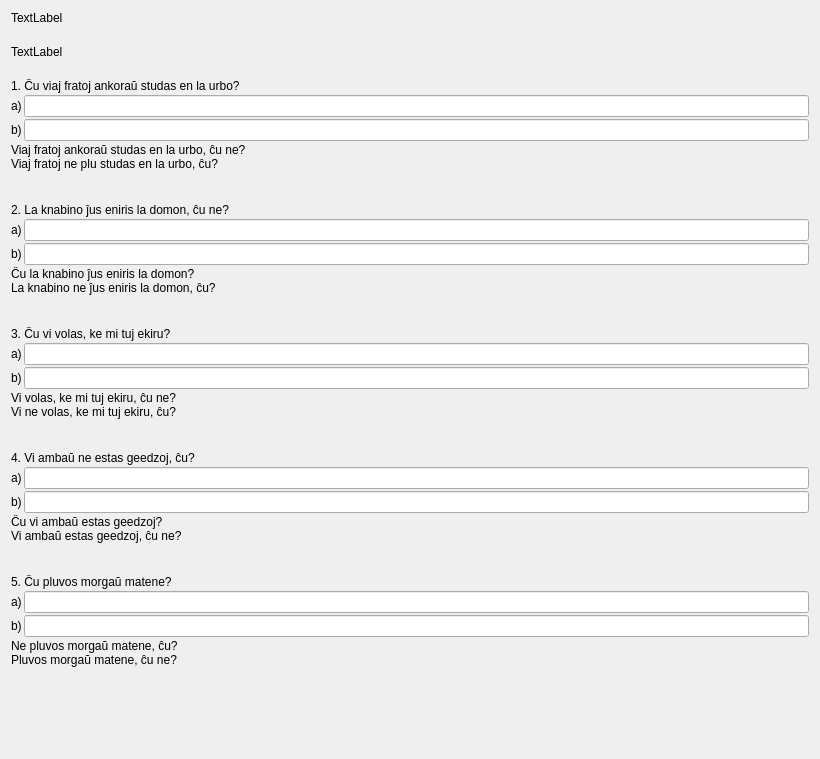
         <widget class="QWidget" name="scrollAreaWidgetContents_9">
          <property name="geometry">
           <rect>
            <x>0</x>
            <y>-59</y>
            <width>820</width>
            <height>759</height>
           </rect>
          </property>
          <layout class="QVBoxLayout" name="verticalLayout_46">
           <property name="spacing">
            <number>20</number>
           </property>
           <item>
            <widget class="titolo" name="Lec11_Label10">
             <property name="sizePolicy">
              <sizepolicy hsizetype="Preferred" vsizetype="Maximum">
               <horstretch>0</horstretch>
               <verstretch>0</verstretch>
              </sizepolicy>
             </property>
             <property name="text">
              <string>TextLabel</string>
             </property>
            </widget>
           </item>
           <item>
            <layout class="QVBoxLayout" name="verticalLayout_91">
             <item>
              <widget class="QLabel" name="Lec11_Label1">
               <property name="sizePolicy">
                <sizepolicy hsizetype="Preferred" vsizetype="Maximum">
                 <horstretch>0</horstretch>
                 <verstretch>0</verstretch>
                </sizepolicy>
               </property>
               <property name="text">
                <string>TextLabel</string>
               </property>
               <property name="alignment">
                <set>Qt::AlignBottom|Qt::AlignLeading|Qt::AlignLeft</set>
               </property>
               <property name="wordWrap">
                <bool>true</bool>
               </property>
              </widget>
             </item>
             <item>
              <layout class="QVBoxLayout" name="verticalLayout_36">
               <property name="spacing">
                <number>2</number>
               </property>
               <property name="bottomMargin">
                <number>12</number>
               </property>
               <item>
                <widget class="QLabel" name="label_74">
                 <property name="text">
                  <string>1. Ĉu viaj fratoj ankoraŭ studas en la urbo?</string>
                 </property>
                 <property name="alignment">
                  <set>Qt::AlignBottom|Qt::AlignLeading|Qt::AlignLeft</set>
                 </property>
                 <property name="wordWrap">
                  <bool>true</bool>
                 </property>
                 <property name="lingvo" stdset="0">
                  <string>eo</string>
                 </property>
                </widget>
               </item>
               <item>
                <layout class="QHBoxLayout" name="horizontalLayout_143">
                 <item>
                  <widget class="QLabel" name="label_179">
                   <property name="sizePolicy">
                    <sizepolicy hsizetype="Maximum" vsizetype="Preferred">
                     <horstretch>0</horstretch>
                     <verstretch>0</verstretch>
                    </sizepolicy>
                   </property>
                   <property name="text">
                    <string>a)</string>
                   </property>
                   <property name="buddy">
                    <cstring>lineEdit</cstring>
                   </property>
                   <property name="lingvo" stdset="0">
                    <string>eo</string>
                   </property>
                  </widget>
                 </item>
                 <item>
                  <widget class="cx_edit" name="lineEdit">
                   <property name="sizePolicy">
                    <sizepolicy hsizetype="Preferred" vsizetype="Preferred">
                     <horstretch>0</horstretch>
                     <verstretch>0</verstretch>
                    </sizepolicy>
                   </property>
                  </widget>
                 </item>
                </layout>
               </item>
               <item>
                <layout class="QHBoxLayout" name="horizontalLayout_144">
                 <item>
                  <widget class="QLabel" name="label_180">
                   <property name="sizePolicy">
                    <sizepolicy hsizetype="Maximum" vsizetype="Preferred">
                     <horstretch>0</horstretch>
                     <verstretch>0</verstretch>
                    </sizepolicy>
                   </property>
                   <property name="text">
                    <string>b)</string>
                   </property>
                   <property name="buddy">
                    <cstring>lineEdit_2</cstring>
                   </property>
                   <property name="lingvo" stdset="0">
                    <string>eo</string>
                   </property>
                  </widget>
                 </item>
                 <item>
                  <widget class="cx_edit" name="lineEdit_2">
                   <property name="sizePolicy">
                    <sizepolicy hsizetype="Preferred" vsizetype="Preferred">
                     <horstretch>0</horstretch>
                     <verstretch>0</verstretch>
                    </sizepolicy>
                   </property>
                  </widget>
                 </item>
                </layout>
               </item>
               <item>
                <widget class="korekta" name="label">
                 <property name="text">
                  <string>Viaj fratoj ankoraŭ studas en la urbo, ĉu ne? 
Viaj fratoj ne plu studas en la urbo, ĉu?</string>
                 </property>
                </widget>
               </item>
              </layout>
             </item>
             <item>
              <layout class="QVBoxLayout" name="verticalLayout_37">
               <property name="spacing">
                <number>2</number>
               </property>
               <property name="bottomMargin">
                <number>12</number>
               </property>
               <item>
                <widget class="QLabel" name="label_75">
                 <property name="text">
                  <string>2. La knabino ĵus eniris la domon, ĉu ne?</string>
                 </property>
                 <property name="alignment">
                  <set>Qt::AlignBottom|Qt::AlignLeading|Qt::AlignLeft</set>
                 </property>
                 <property name="wordWrap">
                  <bool>true</bool>
                 </property>
                 <property name="lingvo" stdset="0">
                  <string>eo</string>
                 </property>
                </widget>
               </item>
               <item>
                <layout class="QHBoxLayout" name="horizontalLayout_145">
                 <item>
                  <widget class="QLabel" name="label_181">
                   <property name="sizePolicy">
                    <sizepolicy hsizetype="Maximum" vsizetype="Preferred">
                     <horstretch>0</horstretch>
                     <verstretch>0</verstretch>
                    </sizepolicy>
                   </property>
                   <property name="text">
                    <string>a)</string>
                   </property>
                   <property name="buddy">
                    <cstring>lineEdit_3</cstring>
                   </property>
                   <property name="lingvo" stdset="0">
                    <string>eo</string>
                   </property>
                  </widget>
                 </item>
                 <item>
                  <widget class="cx_edit" name="lineEdit_3">
                   <property name="sizePolicy">
                    <sizepolicy hsizetype="Preferred" vsizetype="Preferred">
                     <horstretch>0</horstretch>
                     <verstretch>0</verstretch>
                    </sizepolicy>
                   </property>
                  </widget>
                 </item>
                </layout>
               </item>
               <item>
                <layout class="QHBoxLayout" name="horizontalLayout_146">
                 <item>
                  <widget class="QLabel" name="label_182">
                   <property name="sizePolicy">
                    <sizepolicy hsizetype="Maximum" vsizetype="Preferred">
                     <horstretch>0</horstretch>
                     <verstretch>0</verstretch>
                    </sizepolicy>
                   </property>
                   <property name="text">
                    <string>b)</string>
                   </property>
                   <property name="buddy">
                    <cstring>lineEdit_4</cstring>
                   </property>
                   <property name="lingvo" stdset="0">
                    <string>eo</string>
                   </property>
                  </widget>
                 </item>
                 <item>
                  <widget class="cx_edit" name="lineEdit_4">
                   <property name="sizePolicy">
                    <sizepolicy hsizetype="Preferred" vsizetype="Preferred">
                     <horstretch>0</horstretch>
                     <verstretch>0</verstretch>
                    </sizepolicy>
                   </property>
                  </widget>
                 </item>
                </layout>
               </item>
               <item>
                <widget class="korekta" name="label_2">
                 <property name="text">
                  <string>Ĉu la knabino ĵus eniris la domon? 
La knabino ne ĵus eniris la domon, ĉu?</string>
                 </property>
                </widget>
               </item>
              </layout>
             </item>
             <item>
              <layout class="QVBoxLayout" name="verticalLayout_38">
               <property name="spacing">
                <number>2</number>
               </property>
               <property name="bottomMargin">
                <number>12</number>
               </property>
               <item>
                <widget class="QLabel" name="label_76">
                 <property name="text">
                  <string>3. Ĉu vi volas, ke mi tuj ekiru?</string>
                 </property>
                 <property name="alignment">
                  <set>Qt::AlignBottom|Qt::AlignLeading|Qt::AlignLeft</set>
                 </property>
                 <property name="wordWrap">
                  <bool>true</bool>
                 </property>
                 <property name="lingvo" stdset="0">
                  <string>eo</string>
                 </property>
                </widget>
               </item>
               <item>
                <layout class="QHBoxLayout" name="horizontalLayout_147">
                 <item>
                  <widget class="QLabel" name="label_183">
                   <property name="sizePolicy">
                    <sizepolicy hsizetype="Maximum" vsizetype="Preferred">
                     <horstretch>0</horstretch>
                     <verstretch>0</verstretch>
                    </sizepolicy>
                   </property>
                   <property name="text">
                    <string>a)</string>
                   </property>
                   <property name="buddy">
                    <cstring>lineEdit_5</cstring>
                   </property>
                   <property name="lingvo" stdset="0">
                    <string>eo</string>
                   </property>
                  </widget>
                 </item>
                 <item>
                  <widget class="cx_edit" name="lineEdit_5">
                   <property name="sizePolicy">
                    <sizepolicy hsizetype="Preferred" vsizetype="Preferred">
                     <horstretch>0</horstretch>
                     <verstretch>0</verstretch>
                    </sizepolicy>
                   </property>
                  </widget>
                 </item>
                </layout>
               </item>
               <item>
                <layout class="QHBoxLayout" name="horizontalLayout_148">
                 <item>
                  <widget class="QLabel" name="label_184">
                   <property name="sizePolicy">
                    <sizepolicy hsizetype="Maximum" vsizetype="Preferred">
                     <horstretch>0</horstretch>
                     <verstretch>0</verstretch>
                    </sizepolicy>
                   </property>
                   <property name="text">
                    <string>b)</string>
                   </property>
                   <property name="buddy">
                    <cstring>lineEdit_6</cstring>
                   </property>
                   <property name="lingvo" stdset="0">
                    <string>eo</string>
                   </property>
                  </widget>
                 </item>
                 <item>
                  <widget class="cx_edit" name="lineEdit_6">
                   <property name="sizePolicy">
                    <sizepolicy hsizetype="Preferred" vsizetype="Preferred">
                     <horstretch>0</horstretch>
                     <verstretch>0</verstretch>
                    </sizepolicy>
                   </property>
                  </widget>
                 </item>
                </layout>
               </item>
               <item>
                <widget class="korekta" name="label_3">
                 <property name="text">
                  <string>Vi volas, ke mi tuj ekiru, ĉu ne? 
Vi ne volas, ke mi tuj ekiru, ĉu?</string>
                 </property>
                </widget>
               </item>
              </layout>
             </item>
             <item>
              <layout class="QVBoxLayout" name="verticalLayout_39">
               <property name="spacing">
                <number>2</number>
               </property>
               <property name="bottomMargin">
                <number>12</number>
               </property>
               <item>
                <widget class="QLabel" name="label_77">
                 <property name="text">
                  <string>4. Vi ambaŭ ne estas geedzoj, ĉu?</string>
                 </property>
                 <property name="alignment">
                  <set>Qt::AlignBottom|Qt::AlignLeading|Qt::AlignLeft</set>
                 </property>
                 <property name="wordWrap">
                  <bool>true</bool>
                 </property>
                 <property name="lingvo" stdset="0">
                  <string>eo</string>
                 </property>
                </widget>
               </item>
               <item>
                <layout class="QHBoxLayout" name="horizontalLayout_149">
                 <item>
                  <widget class="QLabel" name="label_185">
                   <property name="sizePolicy">
                    <sizepolicy hsizetype="Maximum" vsizetype="Preferred">
                     <horstretch>0</horstretch>
                     <verstretch>0</verstretch>
                    </sizepolicy>
                   </property>
                   <property name="text">
                    <string>a)</string>
                   </property>
                   <property name="buddy">
                    <cstring>lineEdit_7</cstring>
                   </property>
                   <property name="lingvo" stdset="0">
                    <string>eo</string>
                   </property>
                  </widget>
                 </item>
                 <item>
                  <widget class="cx_edit" name="lineEdit_7">
                   <property name="sizePolicy">
                    <sizepolicy hsizetype="Preferred" vsizetype="Preferred">
                     <horstretch>0</horstretch>
                     <verstretch>0</verstretch>
                    </sizepolicy>
                   </property>
                  </widget>
                 </item>
                </layout>
               </item>
               <item>
                <layout class="QHBoxLayout" name="horizontalLayout_150">
                 <item>
                  <widget class="QLabel" name="label_186">
                   <property name="sizePolicy">
                    <sizepolicy hsizetype="Maximum" vsizetype="Preferred">
                     <horstretch>0</horstretch>
                     <verstretch>0</verstretch>
                    </sizepolicy>
                   </property>
                   <property name="text">
                    <string>b)</string>
                   </property>
                   <property name="buddy">
                    <cstring>lineEdit_8</cstring>
                   </property>
                   <property name="lingvo" stdset="0">
                    <string>eo</string>
                   </property>
                  </widget>
                 </item>
                 <item>
                  <widget class="cx_edit" name="lineEdit_8">
                   <property name="sizePolicy">
                    <sizepolicy hsizetype="Preferred" vsizetype="Preferred">
                     <horstretch>0</horstretch>
                     <verstretch>0</verstretch>
                    </sizepolicy>
                   </property>
                  </widget>
                 </item>
                </layout>
               </item>
               <item>
                <widget class="korekta" name="label_4">
                 <property name="text">
                  <string>Ĉu vi ambaŭ estas geedzoj? 
Vi ambaŭ estas geedzoj, ĉu ne?</string>
                 </property>
                </widget>
               </item>
              </layout>
             </item>
             <item>
              <layout class="QVBoxLayout" name="verticalLayout_40">
               <property name="spacing">
                <number>2</number>
               </property>
               <property name="bottomMargin">
                <number>12</number>
               </property>
               <item>
                <widget class="QLabel" name="label_78">
                 <property name="text">
                  <string>5. Ĉu pluvos morgaŭ matene?</string>
                 </property>
                 <property name="alignment">
                  <set>Qt::AlignBottom|Qt::AlignLeading|Qt::AlignLeft</set>
                 </property>
                 <property name="wordWrap">
                  <bool>true</bool>
                 </property>
                 <property name="lingvo" stdset="0">
                  <string>eo</string>
                 </property>
                </widget>
               </item>
               <item>
                <layout class="QHBoxLayout" name="horizontalLayout_151">
                 <item>
                  <widget class="QLabel" name="label_187">
                   <property name="sizePolicy">
                    <sizepolicy hsizetype="Maximum" vsizetype="Preferred">
                     <horstretch>0</horstretch>
                     <verstretch>0</verstretch>
                    </sizepolicy>
                   </property>
                   <property name="text">
                    <string>a)</string>
                   </property>
                   <property name="buddy">
                    <cstring>lineEdit_9</cstring>
                   </property>
                   <property name="lingvo" stdset="0">
                    <string>eo</string>
                   </property>
                  </widget>
                 </item>
                 <item>
                  <widget class="cx_edit" name="lineEdit_9">
                   <property name="sizePolicy">
                    <sizepolicy hsizetype="Preferred" vsizetype="Preferred">
                     <horstretch>0</horstretch>
                     <verstretch>0</verstretch>
                    </sizepolicy>
                   </property>
                  </widget>
                 </item>
                </layout>
               </item>
               <item>
                <layout class="QHBoxLayout" name="horizontalLayout_152">
                 <item>
                  <widget class="QLabel" name="label_188">
                   <property name="sizePolicy">
                    <sizepolicy hsizetype="Maximum" vsizetype="Preferred">
                     <horstretch>0</horstretch>
                     <verstretch>0</verstretch>
                    </sizepolicy>
                   </property>
                   <property name="text">
                    <string>b)</string>
                   </property>
                   <property name="buddy">
                    <cstring>lineEdit_10</cstring>
                   </property>
                   <property name="lingvo" stdset="0">
                    <string>eo</string>
                   </property>
                  </widget>
                 </item>
                 <item>
                  <widget class="cx_edit" name="lineEdit_10">
                   <property name="sizePolicy">
                    <sizepolicy hsizetype="Preferred" vsizetype="Preferred">
                     <horstretch>0</horstretch>
                     <verstretch>0</verstretch>
                    </sizepolicy>
                   </property>
                  </widget>
                 </item>
                </layout>
               </item>
               <item>
                <widget class="korekta" name="label_5">
                 <property name="text">
                  <string>Ne pluvos morgaŭ matene, ĉu? 
Pluvos morgaŭ matene, ĉu ne?</string>
                 </property>
                </widget>
               </item>
              </layout>
             </item>
            </layout>
           </item>
           <item alignment="Qt::AlignHCenter">
            <widget class="sendujo" name="frame">
             <property name="frameShape">
              <enum>QFrame::StyledPanel</enum>
             </property>
             <property name="frameShadow">
              <enum>QFrame::Raised</enum>
             </property>
            </widget>
           </item>
          </layout>
         </widget>
